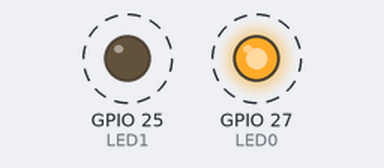
Bench run of a sketch on a simulated ESP32. Parts: output pins drawn as LEDs (lit = HIGH). Dashed ring = blinking. What the sketch prints to the serial monitor is not drawn.

Above: at 0.05 s.
Timing chart, 0 to 3.0 s (numbered marks = the images above):
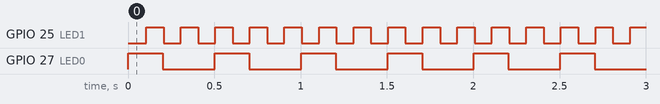

The sketch:

ESP32_GLOBAL_VARS.ino
```cpp
#ifdef __IN_ECLIPSE__
#define CONFIG_FREERTOS_USE_TRACE_FACILITY 1
#undef configUSE_TRACE_FACILITY
#define configUSE_TRACE_FACILITY 1

#undef configUSE_STATS_FORMATTING_FUNCTIONS
#define configUSE_STATS_FORMATTING_FUNCTIONS 1

#define CONFIG_FREERTOS_GENERATE_RUN_TIME_STATS 1
#define CONFIG_FREERTOS_RUN_TIME_STATS_USING_ESP_TIMER 1

// Not required for Arduino IDE
#include <esp32-hal.h>
#include <esp32-hal-gpio.h>
#include <freertos/portable.h>
#include <freertos/task.h>
#include <HardwareSerial.h>
#include <stddef.h>
#endif

// IGNORE EVERYTHING ABOVE THIS LINE - NOT REQUIRED FOR ARDUINO IDE

TaskHandle_t Task0;
TaskHandle_t Task1;
SemaphoreHandle_t Semaphore;

#define LED0 27
#define LED1 25

// Global variables, available to all
static volatile unsigned long count0 = 0;
//static volatile unsigned long count1 = 0;

struct {
	unsigned long countA;
	unsigned long countB;
}volatile myCounters;

void loop0(void * parameter) {
	for (;;) {
		Serial.print("\t\t\t\t\t\t\t\tLoop 0 - Running on core: ");
		Serial.print(xPortGetCoreID());

		Serial.print(" (");

		xSemaphoreTake(Semaphore, portMAX_DELAY);
		Serial.print(++count0);
		xSemaphoreGive(Semaphore);

		Serial.println(")");

		digitalWrite(LED0, HIGH);
		delay(200);
		digitalWrite(LED0, LOW);
		//delay(300);
		// Above is Arduino-speak for:
		vTaskDelay(300 / portTICK_PERIOD_MS);
		// Note it is the TASK that is blocked not the entire thread
	}
}

void loop1(void * parameter) {
	for (;;) {
		Serial.print("Loop 1 - Running on core: ");
		Serial.print(xPortGetCoreID());

		Serial.print(" (");

		xSemaphoreTake(Semaphore, portMAX_DELAY);
		Serial.print(++count0);
		xSemaphoreGive(Semaphore);

		Serial.println(")");

		digitalWrite(LED1, LOW);
		delay(100);
		digitalWrite(LED1, HIGH);
		delay(100);
	}
}

void setup()
{
	Serial.begin(115200);
	Serial.println("Setup started.");

	// Options are: 240 (default), 160, 80, 40, 20 and 10 MHz
	setCpuFrequencyMhz(10);
	int cpuSpeed = getCpuFrequencyMhz();
	Serial.println("Running at " + String(cpuSpeed) + "MHz");

	pinMode(LED0, OUTPUT);
	pinMode(LED1, OUTPUT);

	// Simple flag, up or down
	Semaphore = xSemaphoreCreateMutex();

	xTaskCreatePinnedToCore(
			loop0, /* Function to implement the task */
			"Task0", /* Name of the task */
			1000, /* Stack size in words */
			NULL, /* Task input parameter */
			10, /* Priority of the task */
			&Task0, /* Task handle. */
			1); /* Core where the task should run */

	xTaskCreatePinnedToCore(
			loop1, /* Function to implement the task */
			"Task1", /* Name of the task */
			1000, /* Stack size in words */
			NULL, /* Task input parameter */
			//configMAX_PRIORITIES - 1, /* Priority of the task */
			1,
			&Task1, /* Task handle. */
			1); /* Core where the task should run */

	//xSemaphoreGive(Semaphore);
	Serial.println("Setup completed.");
}

void loop()
{
//	Suspending and resuming tasks...
//	static TickType_t previousWakeTime = xTaskGetTickCount();
//	static bool taskSuspended = false;
//
//	vTaskDelayUntil(&previousWakeTime, portTICK_PERIOD_MS * 5000);
//
//	if (taskSuspended) {
//		vTaskResume(Task1);
//		taskSuspended = false;
//		Serial.println("Task 1 resumed.");
//	} else {
//		xSemaphoreTake(Semaphore, portMAX_DELAY);
//		vTaskSuspend(Task1);
//		taskSuspended = true;
//		Serial.println("Task 1 suspended.");
//	}
//
//	previousWakeTime = xTaskGetTickCount();

	//delay(1);
	//taskYIELD();
	//vPortYield();
	//yield();
	vTaskDelete(NULL);
}
```

Measured:
- by itself, GPIO 25 (LED1): alternates HIGH for 0.10 s and LOW for 0.10 s
- by itself, GPIO 27 (LED0): alternates HIGH for 0.20 s and LOW for 0.30 s
